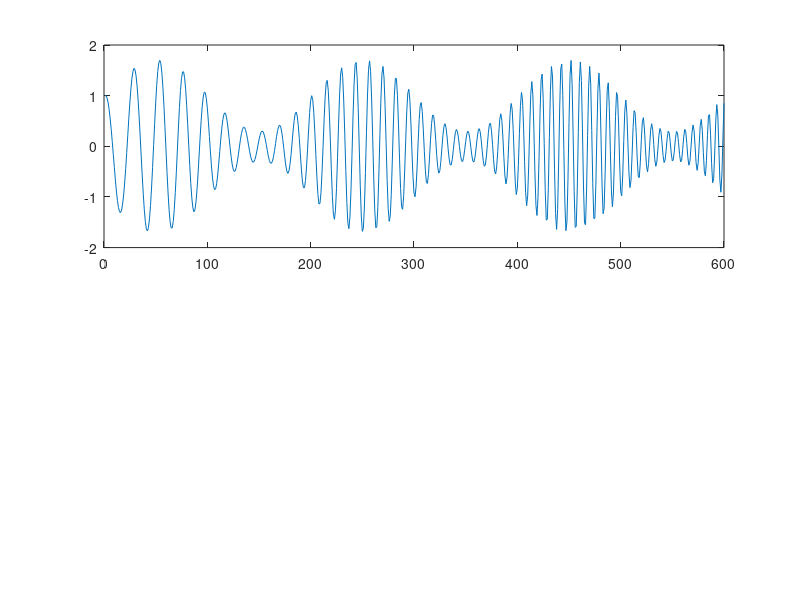

Reproduce this figure in MATLAB. (Note: this script raises an error after producing the figure.)
%Demonstrate extraction of instantaneous amplitude and
%phase from the analytic signal constructed from a real-valued
%modulated signal.
fs = 600; %sampling frequency in Hz
t = 0:1/fs:1-1/fs; %time base
a_t = 1.0 + 0.7 * sin(2.0*pi*3.0*t) ; %information signal
c_t = chirp(t,20,t(end),80); %chirp carrier
x = a_t .* c_t; %modulated signal

subplot(2,1,1); plot(x);hold on; %plot the modulated signal

z = analytic_signal(x); %form the analytical signal
inst_amplitude = abs(z); %envelope extraction
inst_phase = unwrap(angle(z));%inst phase
inst_freq = diff(inst_phase)/(2*pi)*fs;%inst frequency

%Regenerate the carrier from the instantaneous phase
regenerated_carrier = cos(inst_phase);

plot(inst_amplitude,'r'); %overlay the extracted envelope
title('Modulated signal and extracted envelope');
xlabel('n'); ylabel('x(t) and |z(t)|');
subplot(2,1,2); plot(cos(inst_phase));
title('Extracted carrier or TFS');
xlabel('n'); ylabel('cos[\omega(t)]');